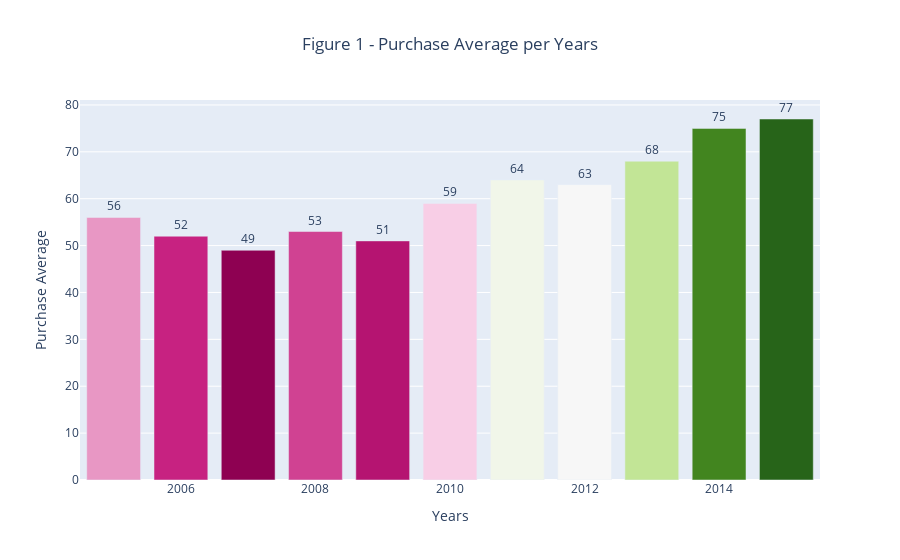

Write notebook code for a chart like this one.
### Code cell
# Plotting Average purchase amount per year
value = x1['avg amount'].round(0)
label = x1.loc[:, 'year_of_purchase'].values
trace = go.Bar(y=value, 
               x=label,text = value,textposition= "outside",
               marker={'color': value,
                   'colorscale': 'PiYG'})
layout = go.Layout(title="Figure 1 - Purchase Average per Years", 
                   xaxis={'title' : "Years"},
                  yaxis={'title' : "Purchase Average"},
                  title_x=0.5)
fig = go.Figure(data=trace, layout=layout)
iplot(fig)
fig.show('png')

### Figure 1 — Plotly figure (JSON) as saved in the notebook; plotly's stock layout.template omitted (floating-point values rounded to 4 significant figures)
{"data": [{"marker": {"color": [56, 52, 49, 53, 51, 59, 64, 63, 68, 75, 77], "colorscale": [[0, "rgb(142,1,82)"], [0.1, "rgb(197,27,125)"], [0.2, "rgb(222,119,174)"], [0.3, "rgb(241,182,218)"], [0.4, "rgb(253,224,239)"], [0.5, "rgb(247,247,247)"], [0.6, "rgb(230,245,208)"], [0.7, "rgb(184,225,134)"], [0.8, "rgb(127,188,65)"], [0.9, "rgb(77,146,33)"], [1, "rgb(39,100,25)"]]}, "text": [56, 52, 49, 53, 51, 59, 64, 63, 68, 75, 77], "textposition": "outside", "type": "bar", "x": [2005, 2006, 2007, 2008, 2009, 2010, 2011, 2012, 2013, 2014, 2015], "y": [56, 52, 49, 53, 51, 59, 64, 63, 68, 75, 77]}], "layout": {"title": {"text": "Figure 1 - Purchase Average per Years", "x": 0.5}, "xaxis": {"title": {"text": "Years"}}, "yaxis": {"title": {"text": "Purchase Average"}}}}
